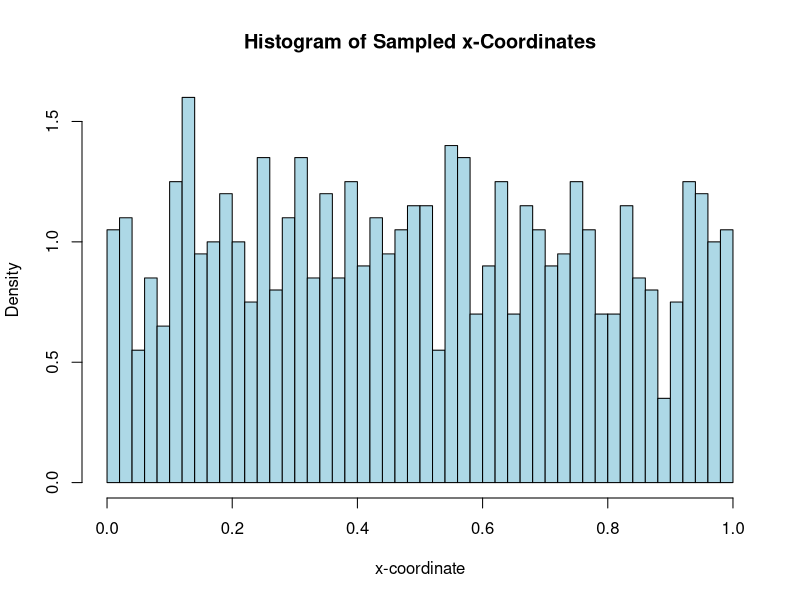
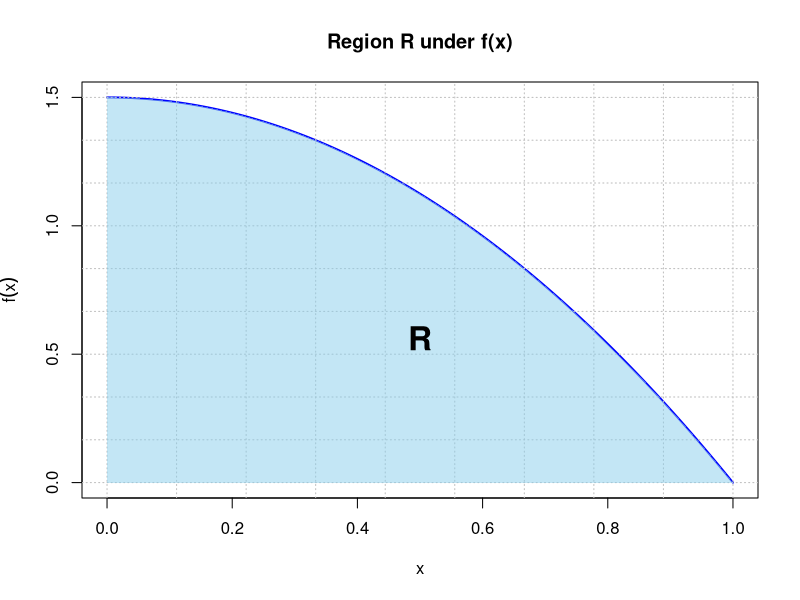

Reproduce these figures in R, in order.
## ---- chunk 1
#| echo: true
# Function to solve for lambda from the mean of a 'cooked' sample
solve_for_lambda <- function(x_bar) {
  equation <- function(lambda) {
    return(exp(-lambda) + lambda - x_bar)
  }
  return(uniroot(equation, interval = c(0, 10))$root)
}

# Parameters
lambda_true <- 1
N <- 100 # Number of samples
n <- 300 # Sample size
set.seed(1234)

# Array to store estimated lambda
estimated_lambdas <- numeric(N)

# Generate and analyse samples
for (i in 1:N) {
  sample <- rpois(n, lambda_true)
  sample[sample == 0] <- 1 # Cook the data
  x_bar <- mean(sample)
  estimated_lambdas[i] <- solve_for_lambda(x_bar)
}

# Compute the average of estimated lambda values
average_estimated_lambda <- mean(estimated_lambdas)
print(paste("Average estimated lambda:", average_estimated_lambda))
print(paste("Bias:", average_estimated_lambda - lambda_true))


## ---- chunk 2
#| echo: false
# The provided data
data <- data.frame(
  id = 1:300,
  x = c(2, 1, 2, 1, 1, 4, 1, 4, 2, 4, 1, 2, 3, 1, 1, 3, 1, 5, 1, 2, 4, 2, 1, 3, 2, 1, 1, 2, 1, 2, 
        2, 1, 4, 2, 1, 2, 2, 1, 1, 1, 2, 2, 5, 4, 3, 4, 1, 2, 3, 1, 2, 2, 3, 2, 2, 1, 1, 2, 3, 2, 1, 1, 
        2, 1, 2, 1, 2, 1, 1, 2, 1, 1, 3, 1, 2, 4, 2, 3, 4, 7, 1, 2, 2, 1, 2, 1, 3, 2, 5, 4, 1, 1, 2, 2, 
        1, 5, 3, 2, 3, 1, 1, 4, 1, 1, 7, 6, 3, 2, 1, 6, 3, 4, 3, 1, 1, 2, 2, 1, 4, 1, 2, 3, 2, 2, 2, 1, 
        1, 4, 4, 6, 3, 1, 1, 2, 1, 4, 2, 4, 3, 1, 5, 2, 1, 2, 3, 3, 4, 2, 1, 4, 3, 2, 2, 1, 3, 2, 3, 3, 
        1, 2, 4, 3, 4, 1, 3, 5, 1, 2, 1, 1, 1, 1, 3, 1, 4, 4, 1, 2, 4, 2, 5, 1, 1, 2, 2, 3, 4, 2, 2, 4, 
        1, 2, 2, 4, 1, 5, 2, 3, 1, 2, 2, 2, 2, 4, 1, 1, 4, 1, 4, 5, 1, 3, 1, 3, 2, 1, 2, 5, 1, 2, 1, 2, 
        6, 1, 1, 1, 1, 4, 4, 2, 1, 1, 2, 2, 3, 3, 4, 4, 1, 2, 5, 1, 1, 1, 2, 4, 1, 1, 2, 1, 1, 1, 2, 1, 
        3, 1, 4, 4, 1, 2, 4, 1, 3, 1, 3, 2, 6, 2, 2, 3, 1, 4, 3, 1, 7, 1, 4, 2, 5, 3, 4, 2, 6, 6, 3, 4, 
        1, 1, 3, 2, 3, 1, 1, 2, 3, 3, 2, 1, 1, 2)
)
## ---- chunk 3
#| echo: true
x_bar_c <- mean(data$x)
estimated_lambda_c <- solve_for_lambda(x_bar_c)
print(paste("Estimated lambda:", estimated_lambda_c))
## ---- chunk 4
#| echo: true
# Define the function f(x)
f <- function(x) {
  return(3/2 * (1 - x^2))
}

# Number of points to sample
n_samples <- 1000
set.seed(1234)

# Initialise vector to save accepted x-coordinates
x_points <- numeric(n_samples)


# Sample points using the rejection sampling method
for (i in 1:n_samples) {
  repeat {
    u <- runif(1, 0, 1)
    v <- runif(1, 0, f(u))
    if (v <= f(u)) {
      x_points[i] <- u
      break
    }
  }
}

# Plotting the histogram of x-coordinates
hist(x_points, prob = T, breaks = 50, col = "lightblue", main = "Histogram of Sampled x-Coordinates", xlab = "x-coordinate", ylab = "Density")

## ---- chunk 5
#| echo: false
# Define the function f(x)
f <- function(x) {
  return(3/2 * (1 - x^2))
}

# Create a sequence of x values from 0 to 1
x <- seq(0, 1, length.out=1000)

# Compute f(x)
y <- f(x)

# Plot the function with enhanced line width and labels
plot(x, y, type="l", col="blue", lwd=2, ylim=c(0, max(y)), 
     xlab=expression(x), ylab=expression(f(x)), 
     main="Region R under f(x)")

# Add grid lines
abline(h=seq(0, max(y), length.out = 10), col="gray", lty="dotted")
abline(v=seq(0, 1, length.out = 10), col="gray", lty="dotted")

# Shade the region under the curve with a transparent color
skyBlueTransparent <- rgb(135/255, 206/255, 235/255, alpha=0.5)
polygon(c(x, rev(x)), c(rep(0, length(x)), rev(y)), col=skyBlueTransparent, border=NA)

# Add the word "R" in bold in the middle of the shaded region
text(0.5, f(0.5) / 2, labels="R", cex=2, font=2)
## ---- chunk 6
#| echo: true
# Make sure of reproducibility
set.seed(1234) 

# Define the number of steps
N <- 10000

# Initialise variables to track state and winnings
state <- 1 # Start at blackjack
total <- 0

# Define the transition probabilities and betting outcomes
P_BB <- 0.43
P_RR <- 1/(36+1)

blackjack_win <- 5
blackjack_loss <- -5
roulette_win <- 35
roulette_loss <- -1

# Simulation
for (i in 1:N) {
  if (state == 1) { # If playing blackjack
    if (runif(1) < P_BB) {
      total <- total + blackjack_win # Win at blackjack
    } else {
      total <- total + blackjack_loss # Lose at blackjack and switch to roulette
      state <- 2
    }
  } else { # If playing roulette
    if (runif(1) < P_RR) {
      total <- total + roulette_win # Win at roulette
    } else {
      total <- total + roulette_loss # Lose at roulette and swich to blackjack
      state <- 1
    }
  }
}

# Output the results
print(paste("S_N is: ", total, "pounds"))
print(paste("Average win per step is: ", total/N, "pounds"))

## ---- chunk 7
#| echo: true
# Define the transition matrix with the given probabilities
P <- matrix(c(0.43, 0.57, 36/37, 1/37), nrow = 2)

# Calculate eigenvalues and eigenvectors of the transposed transition matrix
E = eigen(P) # Eigen decomposition to find stationary distribution

# Extract the eigenvector associated with the largest eigenvalue
EE = E$vectors[,1] # Assuming the first column corresponds to eigenvalue 1

# Normalise the eigenvector to sum to 1 to get the stationary distribution
F = EE / sum(EE) # Normalisation step to get probabilities

# Output the stationary distribution
F

## ---- chunk 8
#| echo: true
vacuum <- function() {
  # Step 1: Vacuum the first piece of dust
  first_positive <- rexp(1, rate = 1)
  first_negative <- rexp(1, rate = 1)
  
  # If the first piece of dust is in the positive direction
  if (first_positive < first_negative) {
    
    # Step 2: Vacuum the second piece of dust
    second_positive <- first_positive + rexp(1, rate = 1) # 1 unit to the right
    second_negative <- rexp(1, rate = 1) # 1 unit to the left
    
    # If the second piece of dust is also in the positive direction
    if (second_positive < second_negative) {
      return(1)  # Indicates two successive moves in the positive direction
    }
  }
  
  return(0)
}

# Perform the simulations N times
results <- replicate(100000, vacuum())

# Estimate the probability
probability <- mean(results)
print(paste("The estimated probability is: ", probability))

